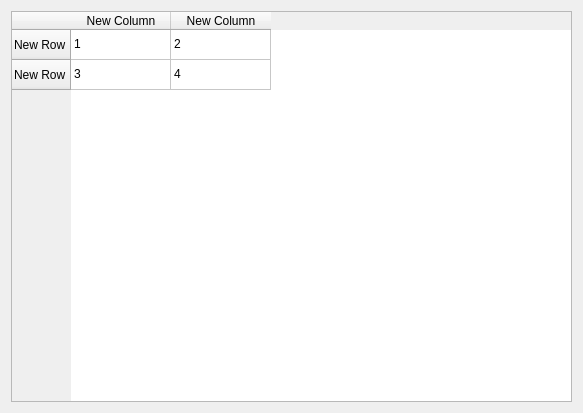
<?xml version="1.0" encoding="UTF-8"?>
<ui version="4.0">
 <class>Chart</class>
 <widget class="QWidget" name="Chart">
  <property name="geometry">
   <rect>
    <x>0</x>
    <y>0</y>
    <width>583</width>
    <height>413</height>
   </rect>
  </property>
  <property name="windowTitle">
   <string>Form</string>
  </property>
  <layout class="QHBoxLayout" name="horizontalLayout">
   <item>
    <widget class="QTableWidget" name="tableWidget">
     <row>
      <property name="text">
       <string>New Row</string>
      </property>
     </row>
     <row>
      <property name="text">
       <string>New Row</string>
      </property>
     </row>
     <column>
      <property name="text">
       <string>New Column</string>
      </property>
     </column>
     <column>
      <property name="text">
       <string>New Column</string>
      </property>
     </column>
     <item row="0" column="0">
      <property name="text">
       <string>1</string>
      </property>
     </item>
     <item row="0" column="1">
      <property name="text">
       <string>2</string>
      </property>
     </item>
     <item row="1" column="0">
      <property name="text">
       <string>3</string>
      </property>
     </item>
     <item row="1" column="1">
      <property name="text">
       <string>4</string>
      </property>
     </item>
    </widget>
   </item>
  </layout>
 </widget>
 <resources/>
 <connections/>
</ui>
